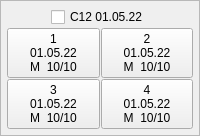
          <widget class="QFrame" name="frame_66">
           <property name="frameShape">
            <enum>QFrame::StyledPanel</enum>
           </property>
           <property name="frameShadow">
            <enum>QFrame::Raised</enum>
           </property>
           <layout class="QHBoxLayout" name="horizontalLayout_2">
            <property name="spacing">
             <number>1</number>
            </property>
            <property name="leftMargin">
             <number>1</number>
            </property>
            <property name="topMargin">
             <number>1</number>
            </property>
            <property name="rightMargin">
             <number>1</number>
            </property>
            <property name="bottomMargin">
             <number>1</number>
            </property>
            <item>
             <layout class="QGridLayout" name="gridLayout_66">
              <property name="leftMargin">
               <number>5</number>
              </property>
              <property name="topMargin">
               <number>5</number>
              </property>
              <property name="rightMargin">
               <number>5</number>
              </property>
              <property name="bottomMargin">
               <number>5</number>
              </property>
              <item row="2" column="1">
               <widget class="QPushButton" name="pushButton_265">
                <property name="text">
                 <string>4
01.05.22
M  10/10</string>
                </property>
               </widget>
              </item>
              <item row="1" column="1">
               <widget class="QPushButton" name="pushButton_264">
                <property name="text">
                 <string>2
01.05.22
M  10/10</string>
                </property>
               </widget>
              </item>
              <item row="2" column="0">
               <widget class="QPushButton" name="pushButton_267">
                <property name="text">
                 <string>3
01.05.22
M  10/10</string>
                </property>
               </widget>
              </item>
              <item row="1" column="0">
               <widget class="QPushButton" name="pushButton_266">
                <property name="text">
                 <string>1
01.05.22
M  10/10</string>
                </property>
               </widget>
              </item>
              <item row="0" column="0" colspan="2" alignment="Qt::AlignHCenter">
               <widget class="QCheckBox" name="A1_66">
                <property name="text">
                 <string>C12 01.05.22</string>
                </property>
               </widget>
              </item>
             </layout>
            </item>
           </layout>
          </widget>
